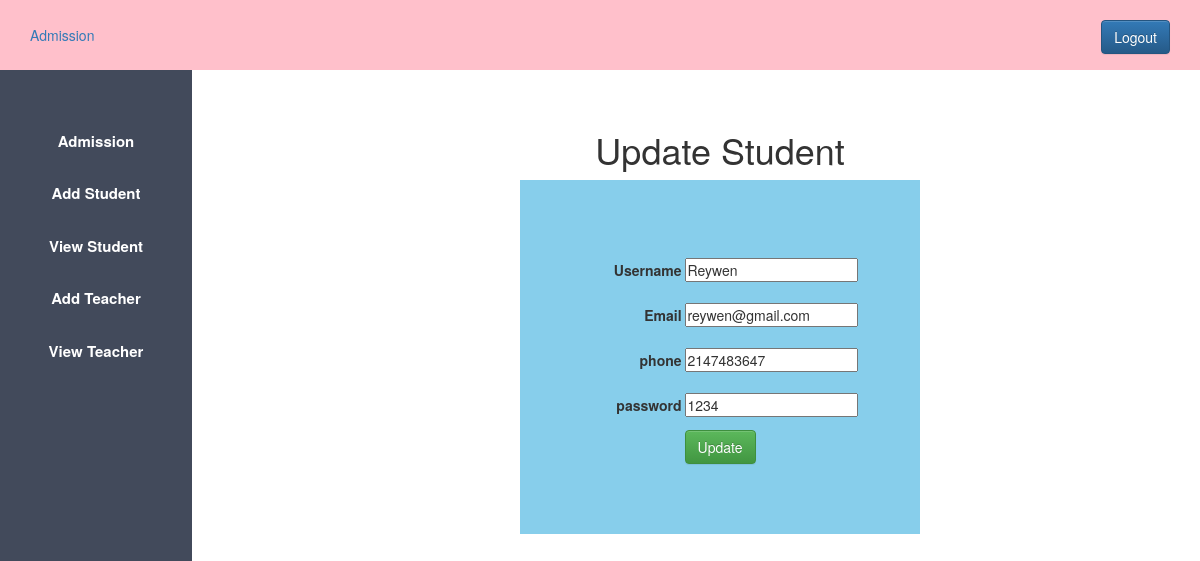
/Website/update_student.php?student_id=2 (signed in), run on the app's committed database.
### tables this page shows
CREATE TABLE `user` (
  `id` int(11) NOT NULL,
  `username` varchar(50) DEFAULT NULL,
  `phone` int(30) DEFAULT NULL,
  `email` varchar(50) DEFAULT NULL,
  `usertype` varchar(50) DEFAULT NULL,
  `password` varchar(50) DEFAULT NULL
);

### Website/update_student.php (the view, shortened to what this page needs)
<?php
$host="localhost";
$user="root";
$password="";
$db="schoolproject";
$data=mysqli_connect($host, $user, $password, $db);
$id=$_GET['student_id'];
$sql="SELECT * FROM user WHERE id='$id'";
$result=mysqli_query($data, $sql);
$info=$result->fetch_assoc();
?>
<!DOCTYPE html>
<html>
<head>
	<?php
    include 'admin_css.php';
    ?>
</head>
<body>
<?php
    include 'admin_sidebar.php';
    ?>
	<div class= "content">
    <center>
		<h1>Update Student</h1>
        <div class="div_deg">
            <form action="#" method="POST">
                <div>
                    <label>Username</label>
                    <input type="text" name="name" value="<?php echo "{$info['username']}"; ?>">
                </div>
                <div>
                    <label>Email</label>
                    <input type="email" name="email" value="<?php echo "{$info['email']}"; ?>">
                </div>
                <div>
                    <label>phone</label>
                    <input type="number" name="phone" value="<?php echo "{$info['phone']}"; ?>">
                </div>
                <div>
                    <label>password</label>
                    <input type="text" name="password" value="<?php echo "{$info['password']}"; ?>">
                </div>
                <div>
                    <input class="btn btn-success" type="submit" name="update" value="Update">
                </div>
            </form>
        </div>
    </center>
	</div>
</body>
</html>

### Website/admin.css (style rules this page uses)
* { margin: 0px; padding: 0px; }
.content { margin-left: 20%; margin-top: 5%; }

### Website/update_student.php (style rules this page uses)
label { display: inline-block; width: 100px; text-align: right; padding-top: 10px; padding-bottom: 10px; }
.div_deg { background-color: skyblue; width: 400px; padding-bottom: 70px; padding-top: 70px; }

### data on the page
user: name "Reywen", email "reywen@gmail.com", phone "2147483647", password "1234"
